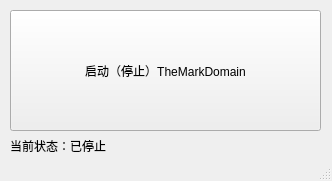
<?xml version="1.0" encoding="UTF-8"?>
<ui version="4.0">
 <class>MainWindow</class>
 <widget class="QMainWindow" name="MainWindow">
  <property name="geometry">
   <rect>
    <x>0</x>
    <y>0</y>
    <width>332</width>
    <height>181</height>
   </rect>
  </property>
  <property name="windowTitle">
   <string>MainWindow</string>
  </property>
  <widget class="QWidget" name="centralwidget">
   <widget class="QPushButton" name="pushButton">
    <property name="geometry">
     <rect>
      <x>10</x>
      <y>10</y>
      <width>311</width>
      <height>121</height>
     </rect>
    </property>
    <property name="text">
     <string>启动（停止）TheMarkDomain</string>
    </property>
   </widget>
   <widget class="QLabel" name="label">
    <property name="geometry">
     <rect>
      <x>10</x>
      <y>110</y>
      <width>71</width>
      <height>71</height>
     </rect>
    </property>
    <property name="text">
     <string>当前状态：</string>
    </property>
   </widget>
   <widget class="QLabel" name="label_2">
    <property name="geometry">
     <rect>
      <x>70</x>
      <y>90</y>
      <width>251</width>
      <height>111</height>
     </rect>
    </property>
    <property name="text">
     <string>已停止</string>
    </property>
   </widget>
  </widget>
  <widget class="QStatusBar" name="statusbar"/>
 </widget>
 <resources/>
 <connections/>
</ui>
